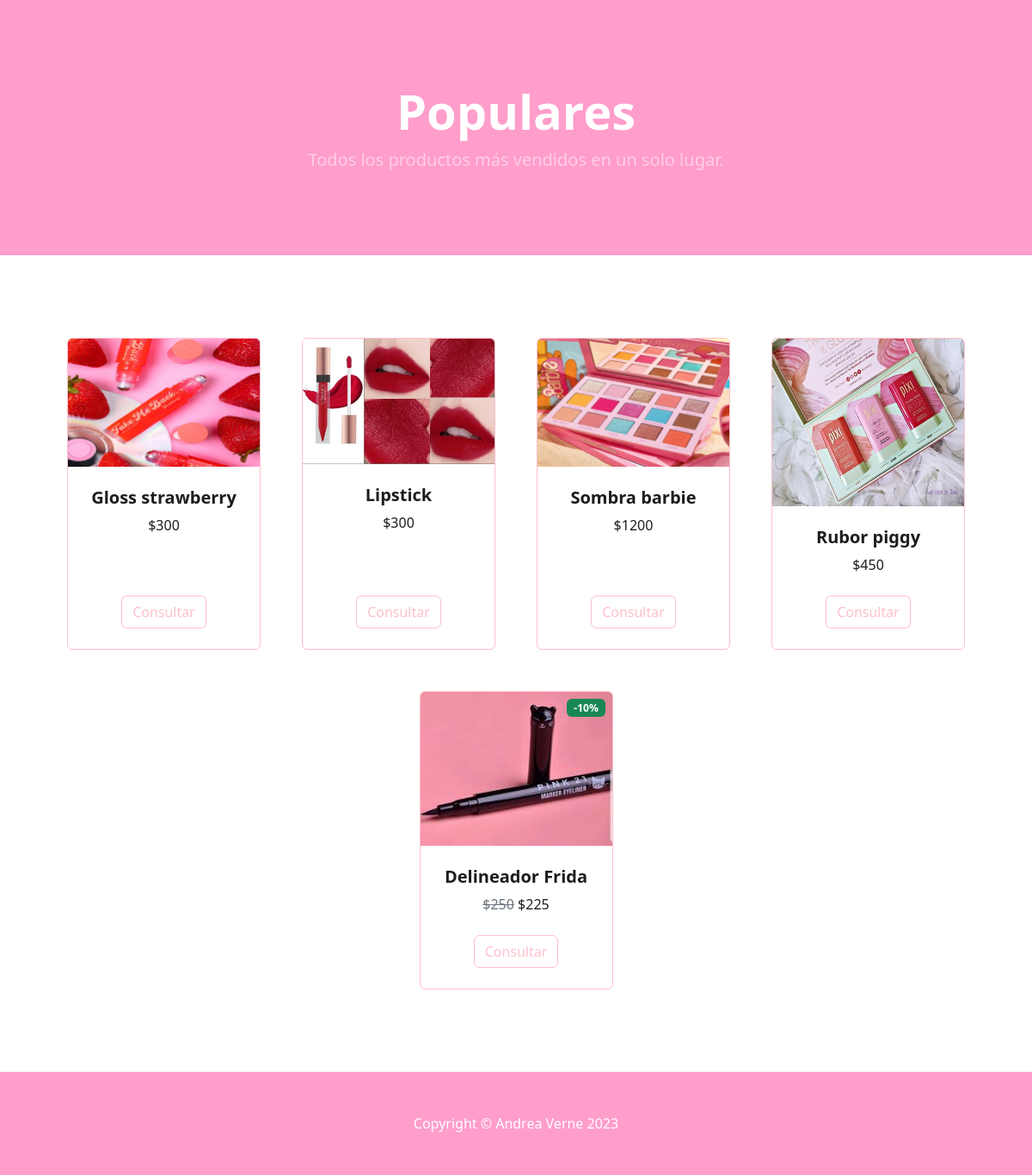
The page / on the database its author committed.
### tables this page shows
CREATE TABLE `productos` (
  `id` int(11) NOT NULL,
  `nombre` varchar(80) NOT NULL,
  `precio` int(11) NOT NULL,
  `id_categoria` int(11) NOT NULL,
  `detalle` varchar(300) NOT NULL,
  `imagen` varchar(50) NOT NULL,
  `descuento` int(2) DEFAULT '0'
);

### controllers/ProductController.php (called while the page is built, shortened)
<?php
require_once('models/ProductModel.php');
class ProductController
{
    private $productModel;
    public function __construct()
    {
        $this->productModel = new ProductModel();
    }
    public function showHome()
    {
        $productos = $this->getProducts();
        include('views/ProductView.php');
        return $productos;
    }
        public function getProducts()
        {
            $categorias = $this->productModel->getAllProducts();
            return $categorias;
        }
}

### index.php (called while the page is built)
<?php
include 'routes.php';
?>

### models/Model.php (called while the page is built, shortened)
<?php
class Model
{
    public function __construct()
    {
        $this->conn = $this->conection();
    }
    private function conection()
    {
        $servername = "localhost";
        $username = "root";
        $password = "1234";
        $dbname = "mystic";
        $conn = new mysqli($servername, $username, $password, $dbname);
        return $conn;
    }
}

### models/ProductModel.php (called while the page is built, shortened)
<?php
include 'Model.php';
class ProductModel extends Model
{
    public function getAllProducts()
    {
        $sql = "SELECT * FROM productos";
        $result = $this->conn->query($sql);
        $products = array();
        while ($row = $result->fetch_assoc()) {
            $products[] = $row;
        }
        return $result;
    }
}

### views/ProductView.php (the view, shortened to what this page needs)
<!DOCTYPE html>
<html lang="en">
<head>
    <link href="https://cdn.jsdelivr.net/npm/bootstrap-icons@1.5.0/font/bootstrap-icons.css" rel="stylesheet" />
    <link href="css/styles2.css" rel="stylesheet" />
</head>
<body>
    <header class="bg-pink py-5 " id="pink">
        <div class="container px-4 px-lg-5 my-5">
            <div class="text-center text-white">
                <h1 class="display-4 fw-bolder">Populares</h1>
                <p class="lead fw-normal text-white-50 mb-0">Todos los productos más vendidos en un solo lugar.</p>
            </div>
        </div>
    </header>
    <section class="py-5">
        <div class="container px-4 px-lg-5 mt-5">
            <div class="row gx-4 gx-lg-5 row-cols-2 row-cols-md-3 row-cols-xl-4 justify-content-center">
                <?php
                foreach ($productos as $producto) { ?>
                    <div class="col mb-5">
                        <div class="card h-100">
                            <?php if ($producto["descuento"] > 0) {
                                echo '<div class="badge bg-success text-white position-absolute" style="top: 0.5rem; right: 0.5rem"> -'.$producto["descuento"].'%</div>';
                            }
                            ?>
                            <img class="card-img-top" src="<?php echo ($producto["imagen"]) ?>" alt="..." />
                            <div class="card-body p-4">
                                <div class="text-center">
                                    <h5 class="fw-bolder"><?php echo ($producto["nombre"]) ?></h5>
                                    <?php if ($producto["descuento"] > 0) {
                                        $precio = $producto["precio"] - ($producto["precio"] /$producto["descuento"]);
                                        echo '<span class="text-muted text-decoration-line-through"> $' . $producto["precio"] . '</span> $' . $precio;
                                    }else{
                                        echo '$'.$producto["precio"] ;
                                    }
                                    ?>
                                </div>
                            </div>
                            <div class="card-footer p-4 pt-0 border-top-0 bg-transparent">
                                <div class="text-center"><a class="btn btn-outline-dark mt-auto" href="#">Consultar</a></div>
                            </div>
                        </div>
                    </div>
                <?php } ?>
            </div>
        </div>
    </section>
</body>
<?php include 'footer.php' ?>
</html>

### Routes.php (shortened to what this page needs)
<?php
require_once("controllers/ProductController.php");
if (!empty($_GET['action'])) {
    $action = $_GET['action'];
} else {
    $action = 'home';
}
$params = explode('/', $action);
$productController = new ProductController();
switch ($params[0]) {
    case 'home':
        $productController->showHome();
        break;
}

### views/footer.php (shortened to what this page needs)
<footer class="py-5 bg-pink">
       <div class="container">
           <p class="m-0 text-center text-white">Copyright &copy; Andrea Verne 2023</p>
       </div>
   </footer>

### rows shown on the page
productos: imagen (picture), nombre "Gloss strawberry", precio "300"
productos: imagen (picture), nombre "Lipstick", precio "300"
productos: imagen (picture), nombre "Sombra barbie", precio "1200"
productos: imagen (picture), nombre "Rubor piggy", precio "450"
productos: descuento "10", imagen (picture), nombre "Delineador Frida", precio "250", precio "225"
